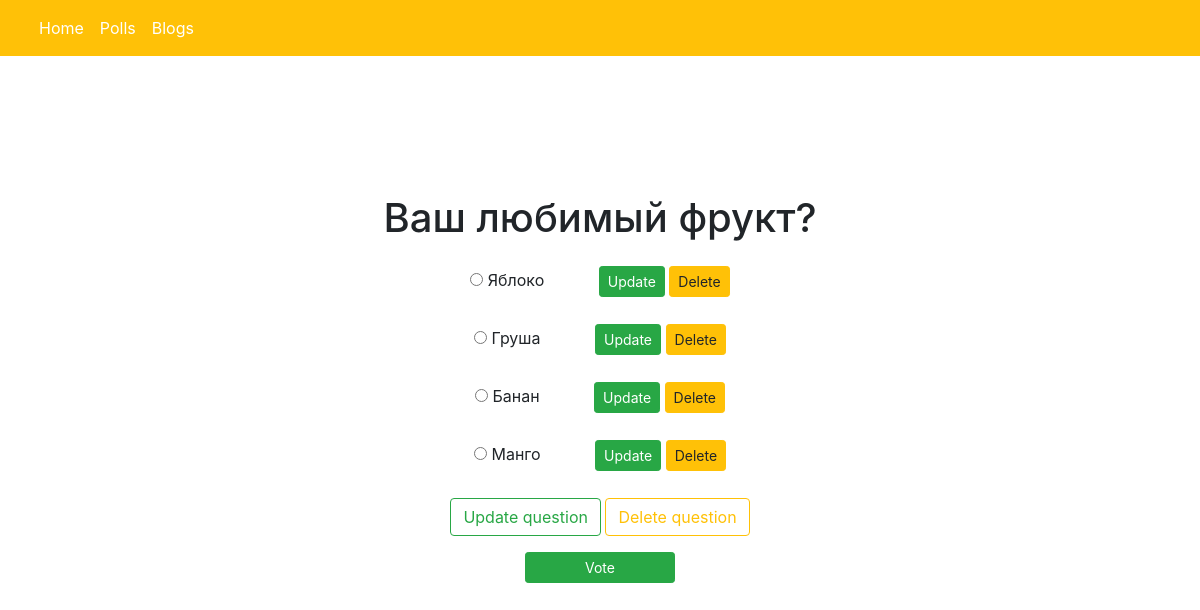
Page /polls/47/ on the committed database.
### polls/models.py (models this page shows, shortened)
class Question(models.Model):
    question_text = models.CharField(max_length=200, verbose_name="Question")
    pub_date = models.DateTimeField(default=timezone.now(), verbose_name="Published date")

class Choice(models.Model):
    question = models.ForeignKey(Question, on_delete=models.CASCADE, verbose_name="Question")
    choice_text = models.CharField(max_length=200, verbose_name="Choice")
    votes = models.IntegerField(default=0)

### polls/views.py (the view)
# urls.py: path('<int:pk>/', views.DetailView.as_view(), name='detail'),
class DetailView(generic.DetailView):
    model = Question
    template_name = 'polls/detail.html'

### polls/templates/polls/detail.html (shortened to what this page needs)
{% extends 'polls/navigation.html' %}
{% block content %}
    <h1 align="center" class="p-2" style="margin-top: 130px">{{ question.question_text }}</h1>
    <form align="center" class = "p-2" action="{% url 'polls:vote' question.id %}" method="post">
    {% for choice in question.choice_set.all %}
        <input type="radio" name="choice" id="choice{{ forloop.counter }}" value="{{ choice.id }}">
        <label style="margin-right: 50px" for="choice{{ forloop.counter }}">{{ choice.choice_text }}</label>
        <a class="btn btn-success btn-sm"
               onclick="document.location='../../polls/{{ choice.id }}/update_choice'">Update</a>
        <a class="btn btn-warning btn-sm"
               onclick="document.location='../../polls/{{ choice.id }}/choice_delete/'">Delete</a><br><br>
    {% endfor %}
        <p><a class="btn btn-outline-success"
                             onclick="document.location='../../polls/{{ question.id }}/update_question/'">Update question</a>
        <a class="btn btn-outline-warning"
           onclick="document.location='../../polls/{{ question.id }}/question_delete/'">Delete question</a></p>
        <button class="btn btn-primary btn-sm btn-success" type="submit" style="width: 150px">Vote</button>
    </form>
{% endblock %}

### rows in the picture
Question: question_text "Ваш любимый фрукт?"
Choice: choice_text "Яблоко"
Choice: choice_text "Груша"
Choice: choice_text "Банан"
Choice: choice_text "Манго"
